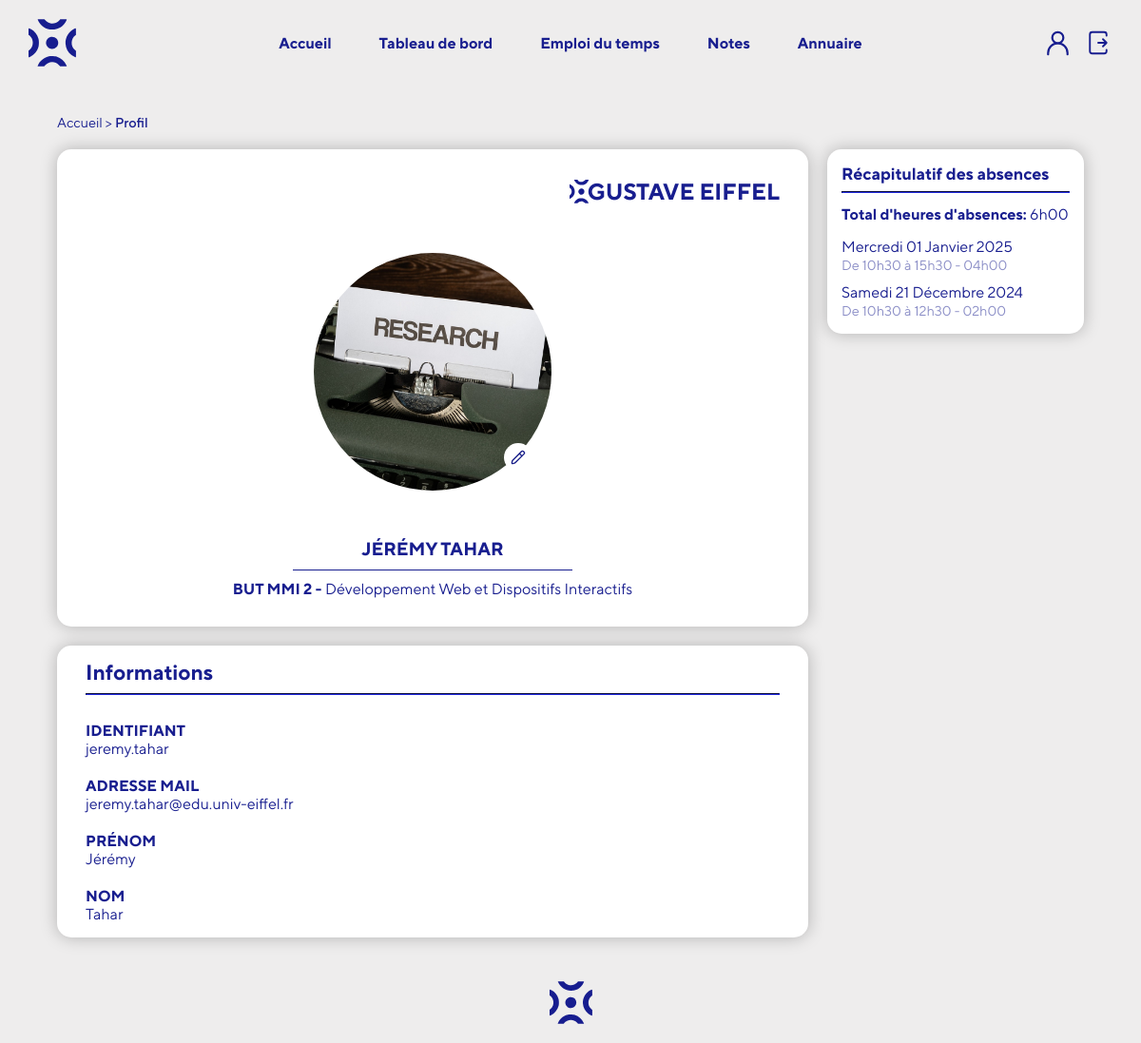
The app's page /?action=profile (signed in) with its own data.
### tables this page shows
CREATE TABLE `utilisateurs` (
  `id` int NOT NULL,
  `nom` varchar(70) NOT NULL,
  `prenom` varchar(70) NOT NULL,
  `login` varchar(70) NOT NULL,
  `password` varchar(100) NOT NULL,
  `email` varchar(100) NOT NULL,
  `discord` varchar(120) DEFAULT NULL,
  `role` enum('etudiant','professeur') NOT NULL,
  `formation` enum('BUT MMI 1','BUT MMI 2','BUT MMI 3') DEFAULT NULL,
  `parcours` enum('Développement Web et Dispositifs Interactifs','Création Numérique') DEFAULT NULL
);

CREATE TABLE `absence` (
  `id_absence` int NOT NULL,
  `id_etudiant` int NOT NULL,
  `date` date NOT NULL,
  `debut` time NOT NULL,
  `fin` time NOT NULL,
  `duree` time GENERATED ALWAYS AS (sec_to_time((((time_to_sec(timediff(`fin`,`debut`)) - (case when ((`debut` <= '10:15:00') and (`fin` >= '10:30:00')) then time_to_sec(_utf8mb4'00:15:00') else 0 end)) - (case when ((`debut` <= '12:30:00') and (`fin` >= '13:30:00')) then time_to_sec(_utf8mb4'01:00:00') else 0 end)) - (case when ((`debut` <= '15:30:00') and (`fin` >= '15:45:00')) then time_to_sec(_utf8mb4'00:15:00') else 0 end)))) STORED,
  `motif` text NOT NULL
);

### app/model/model.php (called while the page is built, shortened)
<?php
function dbConnect()
{
    return require 'app/config/dbconnect.php';
}
function getAbsences($studentId)
{
    try {
        $db = dbConnect();
        $query = "
            SELECT
                a.id_absence,
                a.date AS date_absence,
                a.debut AS heure_debut,
                a.fin AS heure_fin,
                a.duree,
                a.motif
            FROM absence a
            WHERE a.id_etudiant = :studentId
            ORDER BY a.date DESC, a.debut DESC
            LIMIT 2
        ";
        $stmt = $db->prepare($query);
        $stmt->bindParam(':studentId', $studentId, PDO::PARAM_INT);
        $stmt->execute();
        $absences = $stmt->fetchAll(PDO::FETCH_ASSOC);
        return $absences;
    } catch (PDOException $e) {
        die("Erreur : " . $e->getMessage());
    }
}
function getUser()
{
    try {
        $db = dbConnect();
        $query = "
        SELECT *
        FROM utilisateurs
        WHERE id = :id
        ";
        $stmt = $db->prepare($query);
        $stmt->bindParam(':id', $_SESSION['user_id'], PDO::PARAM_INT);
        $stmt->execute();
        $user = $stmt->fetch(PDO::FETCH_ASSOC);
        return $user;
    } catch (PDOException $e) {
        die("Erreur : " . $e->getMessage());
    }
}

### app/view/profile.php (the view, shortened to what this page needs)
<main class="profile-page">
    <div class="breadcrumb">
        <a href="?action=home">Accueil</a> > <span>Profil</span>
    </div>
    <div class="profile-page-container">
        <div class="col1">
            <div class="profile-picture-container">
                <div class="logo">
                    <span class="logo-title">
                        <img src="public/img/logo-title.svg">
                        <span>Gustave Eiffel</span>
                    </span>
                </div>
                <div class="picture-container">
                    <form action="index.php?action=updateProfilePicture" method="post" enctype="multipart/form-data" id="profile-form">
                        <?php
                        $role = $user['role'] === 'teacher' ? 'teachers' : 'students';
                        $basePath = "public/uploads/profile-pictures/$role/" . $_SESSION['user_id'];
                        $allowedExtensions = ['jpeg', 'jpg', 'png', 'webp'];
                        $profilePicturePath = null;
                        foreach ($allowedExtensions as $extension) {
                            $filePath = "$basePath.$extension";
                            if (file_exists($filePath)) {
                                $profilePicturePath = $filePath;
                                break;
                            }
                        }
                        if ($profilePicturePath !== null && file_exists($profilePicturePath)) {
                            echo "<img src='$profilePicturePath' class='profile-picture' alt='Profile Picture'>";
                        } else {
                            echo "<img src='public/img/default-picture.svg' class='profile-picture' alt='Default Profile Picture'>";
                        }
                        ?>
                        <label for="profile-picture" class="profile-picture-label">
                            <div class="edit-icon">
                                <img src="public/img/pen.svg" alt="Modifier photo de profil">
                            </div>
                        </label>
                    </form>
                </div>
                <div class="quick-info">
                    <span class="name"><?= $user['prenom'] . ' ' . $user['nom'] ?></span>
                    <div class="line"></div>
                    <div class="formation-info">
                        <span><?= $user['formation'] ?></span> - <span><?= $user['parcours'] ?></span>
                    </div>
                </div>
            </div>
            <div class="info-container">
                <h2>Informations</h2>
                <hr>
                <div class="info">
                    <ul>
                        <li>
                            <span class="info-label">Identifiant</span> <br>
                            <span class="info-value"><?= $user['login'] ?></span>
                        </li>
                        <li>
                            <span class="info-label">Adresse mail</span> <br>
                            <span class="info-value"><?= $user['email'] ?></span>
                        </li>
                        <li>
                            <span class="info-label">Prénom</span> <br>
                            <span class="info-value"></span><?= $user['prenom'] ?></span>
                        </li>
                        <li>
                            <span class="info-label">Nom</span> <br>
                            <span class="info-value"></span><?= $user['nom'] ?></span>
                        </li>
                    </ul>
                </div>
            </div>
        </div>
        <div class="absences-container">
            <h2>Récapitulatif des absences</h2>
            <hr>
            <?php
            $totalAbsences = 0;
            foreach ($absences as $absence) {
                $timeParts = explode(':', $absence['duree']);
                $seconds = ($timeParts[0] * 3600) + ($timeParts[1] * 60) + ($timeParts[2] ?? 0);
                $totalAbsences += $seconds;
            }
            $totalHours = floor($totalAbsences / 3600);
            $totalMinutes = floor(($totalAbsences % 3600) / 60);
            ?>
            <div class="total-absences">
                <span>Total d'heures d'absences:</span>
                <span class="absence-count"><?= $totalHours . 'h' . str_pad($totalMinutes, 2, '0', STR_PAD_LEFT) ?></span>
            </div>
            <ul>
                <?php foreach ($absences as $absence): ?>
                    <?php
                    $formatter = new IntlDateFormatter('fr_FR');
                    $formatter->setPattern('EEEE dd MMMM YYYY');
                    $dateFormatted = $formatter->format(new DateTime($absence['date_absence']));
                    $dateFormatted = mb_convert_case($dateFormatted, MB_CASE_TITLE, 'UTF-8');
                    $heureDebut = date('H\hi', strtotime($absence['heure_debut']));
                    $heureFin = date('H\hi', strtotime($absence['heure_fin']));
                    ?>
                    <li class="absence">
                        <span class="absence-date"><?= $dateFormatted ?></span> <br>
                        <span class="absence-hours">De <?= $heureDebut . ' à ' . $heureFin . ' - ' . date('H\hi', strtotime($absence['duree'])); ?></span>
                    </li>
                <?php endforeach; ?>
            </ul>
        </div>
    </div>
</main>

### public/styles/style.css (style rules this page uses)
*, *::after, *::before { box-sizing: border-box; }
* { -webkit-font-smoothing: antialiased; font-synthesis: none; text-rendering: optimizeLegibility; }
html, body { overflow-x: hidden; }
body { font-family: 'TT Norms Pro', sans-serif; margin: 0; padding: 0; background-color: #EEEDED; color: #181E8F; }
h1, h2, h3, h4, h5, h6 { font-family: 'TT Norms Pro', sans-serif; margin: 0; }

### records on screen
utilisateurs: prenom "JÉRÉMY", nom "TAHAR", formation "BUT MMI 2", parcours "Développement Web et Dispositifs Interactifs", login "jeremy.tahar", email "jeremy.tahar@edu.univ-eiffel.fr", prenom "Jérémy", nom "Tahar"
absence: date "Mercredi 01 Janvier 2025", debut "10h30", fin "15h30", duree "04h00"
absence: date "Samedi 21 Décembre 2024", debut "10h30", fin "12h30", duree "02h00"

### other values on screen
$totalHours "6"
str_pad($totalMinutes, 2, '0', STR_PAD_LEFT) "00"
